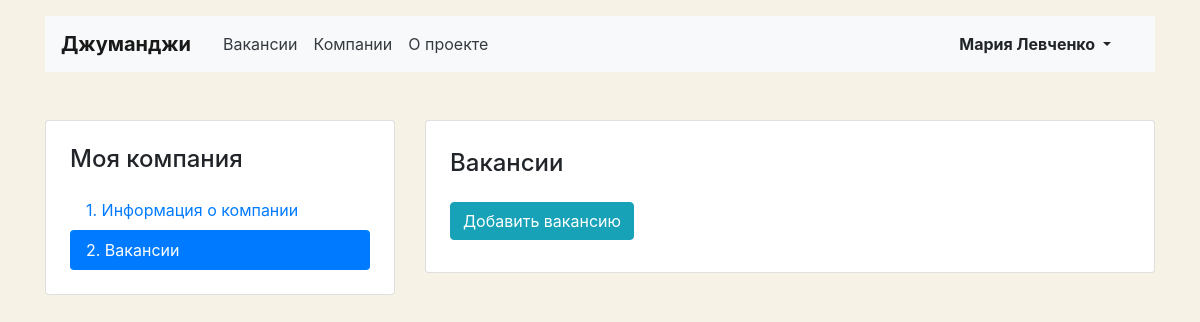
/mycompany/vacancy-list (signed in), run on an earlier commit of the app's database.
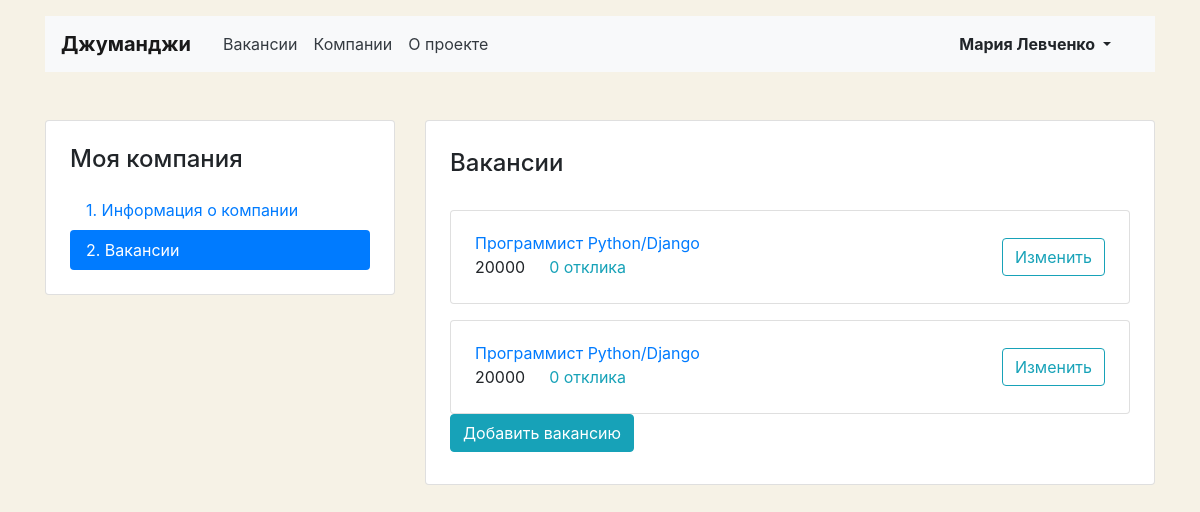
And on a later commit of the database.
### vacancies/models.py (models this page shows, shortened)
class Vacancy(models.Model):
    title = models.CharField(max_length=40, blank=True, null=True, verbose_name='Название вакансии')
    specialty = models.ForeignKey(
        Specialty,
        related_name='vacancies',
        on_delete=models.CASCADE,
        verbose_name='Специализация')
    company = models.ForeignKey(
        Company,
        related_name='vacancies',
        on_delete=models.CASCADE,
        verbose_name='Название компании')
    skills = models.CharField(
        max_length=1000,
        blank=True,
        null=True,
        verbose_name='Требуемые навыки')
    description = models.CharField(
        max_length=10000,
        blank=True, null=True,
        verbose_name='Описание вакансии')
    salary_min = models.IntegerField(verbose_name='Зарплата от')
    salary_max = models.IntegerField(verbose_name='Зарплата до')
    published_at = models.DateTimeField(auto_now=True)

### vacancies/views.py (the view)
# urls.py: path('mycompany/vacancy-list', views.MyVacancyListView.as_view(), name='my_vacancies'),
class MyVacancyListView(ListView):
    model = Vacancy
    template_name = 'vacancy-list.html'
    def get_queryset(self):
        vacancies = super().get_queryset()
        vacancies = Vacancy.objects.filter(company__owner=self.request.user.id)
        return vacancies

### templates/vacancy-list.html
{% extends 'personal_base.html' %}
{% block content %}
  <main class="container mt-3 pb-5">
    <div class="row mt-5">
      <div class="col-12 col-lg-4">
        <aside class="pt-3 pb-4 px-4 mb-5 card">
          <h1 class="h4 pt-2 pb-2">Моя компания</h1>
          <div class="nav flex-column nav-pills" id="v-pills-tab" role="tablist" aria-orientation="vertical">
            <a class="nav-link" href="{% url 'vacancies:mycompany' %}">1. Информация о&nbsp;компании</a>
            <a class="nav-link active" href="#">2. Вакансии</a>
          </div>
        </aside>
      </div>
      <div class="col-12 col-lg-8">
        <div class="card">
          <div class="card-body px-4 pb-4">
            <section class="tab-pane fade show active">
              <h2 class="h4 pt-2 pb-3">Вакансии</h2>
              {% for vacancy in object_list %}
              <div class="card mt-3">
                <div class="card-body px-4">
                  <div class="row align-items-center">
                    <div class="col-6 col-lg-8">
                      <a href="{% url 'vacancies:vacancy' vacancy.id %}" class="mb-1"> {{ vacancy.title }}</a>
                      <p class="mb-1">
                        <span class="mr-4">{{ vacancy.salary_min }}</span><a href="" class="text-info">{{ vacancy.applications.count }} отклика</a>
                      </p>
                    </div>
                    <div class="col-6 col-lg-4 text-right">
                      <a href="{% url 'vacancies:vacancy-edit' vacancy.id %}" class="btn btn-outline-info">Изменить</a>
                    </div>
                  </div>
                </div>
              </div>
              {% endfor %}
              <a href="{% url 'vacancies:vacancy-create' %}" class="btn btn-info mb-2">Добавить вакансию</a>
            </section>
          </div>
        </div>
      </div>
    </div>
  </main>
{% endblock %}

What changed in the data, as far as the page shows it:
added Vacancy: title "Программист Python/Django", salary_min "20000", applications.count "0"
added Vacancy: title "Программист Python/Django", salary_min "20000", applications.count "0"
